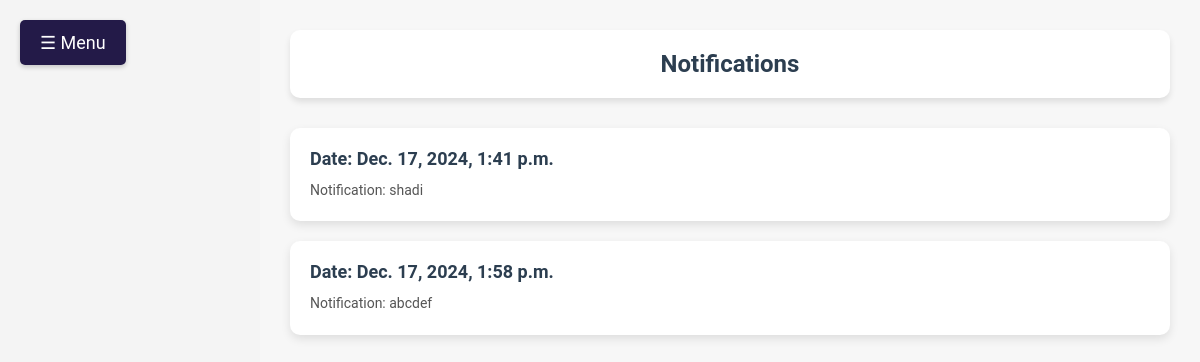
/Notification/, run on the app's committed database.
### admin_app/models.py (models this page shows)
class notification(models.Model):
     notification =models.CharField(max_length=100,null=True,blank=True)
     date =models.DateTimeField(auto_now_add=True,null=True,blank=True)

### admin_app/views.py (the view)
# urls.py: path('Notification/',Notification.as_view(),name='Notification12'),
class Notification(View):
     def get(self,request):
          n = notification.objects.all()
          return render(request,'bussiness/notification.html',{'form': n})

### templates/bussiness/notification.html (shortened to what this page needs)
<!DOCTYPE html>
<html lang="en">
<head>
</head>
<body>
    <button class="toggle-button" onclick="toggleSidebar()" aria-label="Toggle Menu">☰ Menu</button>
    <div class="content" id="content">
        <div class="heading">
            <h1>Notifications</h1>
        </div>
        {% for i in form %}
        <div class="complaint-card">
            <h3>Date: {{ i.date }}</h3>
            <p>Notification: {{ i.notification }}</p>
        </div>
        {% endfor %}
    </div>
</body>
</html>

### templates/bussiness/notification.html (style rules this page uses)
* { margin: 0; padding: 0; box-sizing: border-box; font-family: 'Roboto', sans-serif; }
body { background-color: #f4f4f4; }
.toggle-button { background-color:rgba(13, 3, 54, 0.9); color: white; border: none; padding: 12px 20px; cursor: pointer; font-size: 18px; border-radius: 5px; position: fixed; top: 20px; left: 20px; z-index: 101; box-shadow: 0 2px 5px rgba(0, 0, 0, 0.2); }
.content { margin-left: 260px; padding: 30px; background-color: #F7F7F7; min-height: 100vh; transition: margin-left 0.3s ease; }
.heading { display: flex; justify-content: center; align-items: center; background-color: #FFFFFF; padding: 20px; border-radius: 10px; box-shadow: 0 4px 6px rgba(0, 0, 0, 0.1); margin-bottom: 30px; position: relative; }
.heading h1 { margin: 0; font-size: 24px; color: #2C3E50; }
.complaint-card { background-color: #FFFFFF; padding: 20px; margin-bottom: 20px; border-radius: 10px; box-shadow: 0 4px 10px rgba(0, 0, 0, 0.1); position: relative; }
.complaint-card h3 { margin-bottom: 10px; font-size: 18px; color: #2C3E50; }
.complaint-card p { color: #555; font-size: 14px; line-height: 1.6; }

### data on the page
notification: date "Dec. 17, 2024, 1:41 p.m.", notification "shadi"
notification: date "Dec. 17, 2024, 1:58 p.m.", notification "abcdef"
